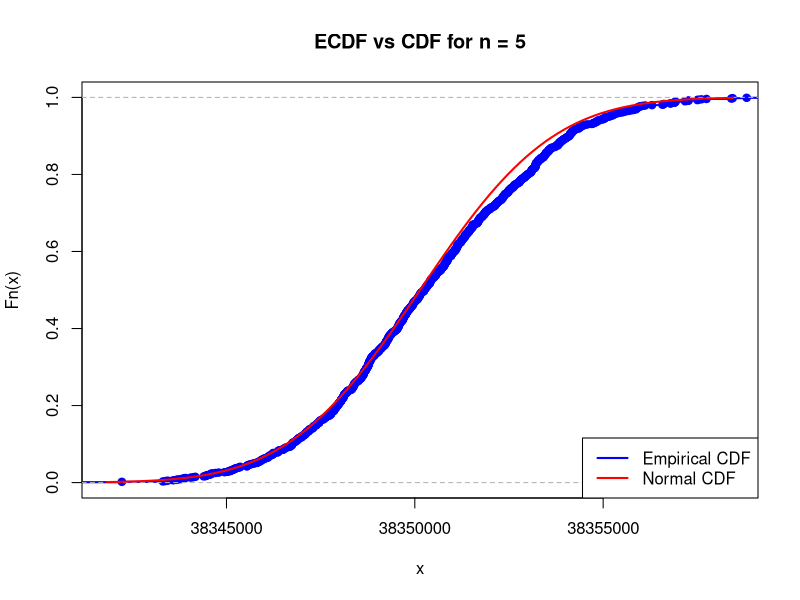
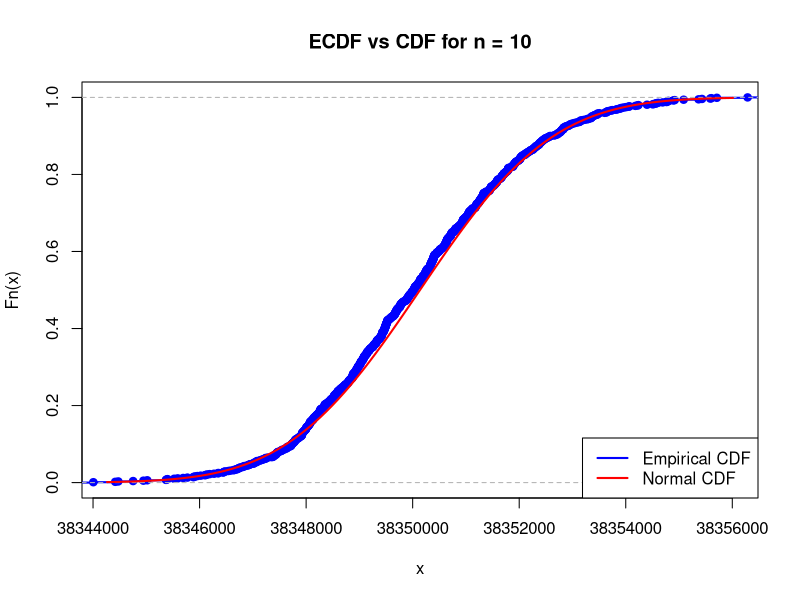
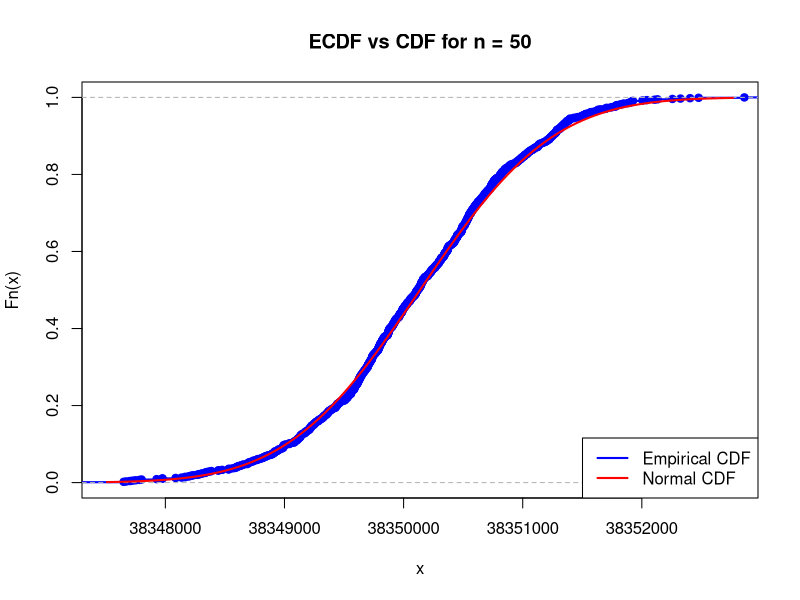
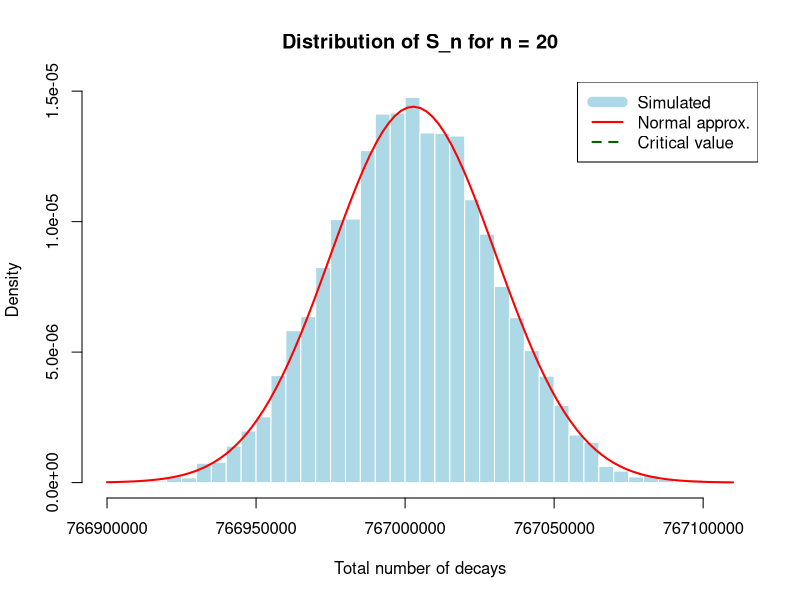
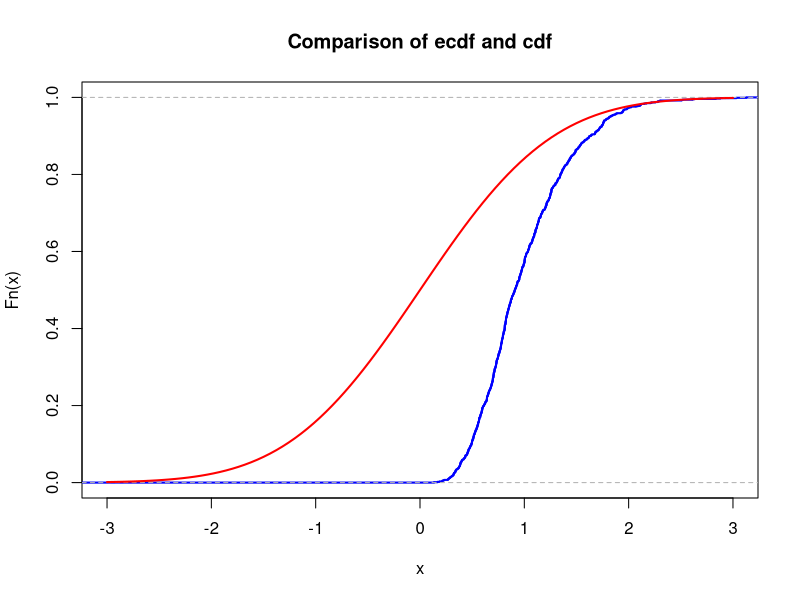

Write R code to recreate these figures, in order.
## ---- chunk 1
set.seed(12)
## ---- chunk 2
# your team id number 
                          ###
id <- 12                  ### Change to the correct id!
                          ###
set.seed(id)
p <- id/100
# matrices G and H
G <- matrix(c(1, 1, 1, 0, 0, 0, 0,
		1, 0, 0, 1, 1, 0, 0,
		0, 1, 0, 1, 0, 1, 0,
		1, 1, 0, 1, 0, 0, 1), nrow = 4, byrow = TRUE)
H <- t(matrix(c(1, 0, 1, 0, 1, 0, 1,
		0, 1, 1, 0, 0, 1, 1,
		0, 0, 0, 1, 1, 1, 1), nrow = 3, byrow = TRUE))
# cat("The matrix G is: \n") 
#G  
#cat("The matrix H is: \n") 
#H
#cat("The product GH must be zero: \n")
#(G%*%H) %%2
## ---- chunk 3
# generate N messages

message_generator <- function(N) {
  matrix(sample(c(0,1), 4*N, replace = TRUE), nrow = N)
}  
messages <- message_generator(100)
codewords <- (messages %*% G) %% 2
## ---- chunk 4
#  errors <- ...
#  received <-   
## ---- chunk 5
# Physical constants and parameters for Cesium-137
# Half-life period in years
T_years <- 30.1
# Convert to seconds
T_seconds <- T_years * 365.25 * 24 * 3600
# Atomic mass of Cesium-137 (g/mol)
M <- 137
# Avogadro constant (atoms/mol)
N_A <- 6e23
# Mass of each sample in grams (id * 10^-6 g)
m <- id * 1e-6

# Calculate activity lambda: probability that one nucleus decays in one second
lambda <- log(2) / T_seconds

# Calculate number of atoms in one sample
N_atoms <- (m / M) * N_A

# Calculate Poisson parameter μ for one sample
mu <- N_atoms * lambda

cat("Poisson parameter μ for one sample:", mu, "\n")
cat("This represents the expected number of decays per second in one sample.\n")
## ---- chunk 6
# Number of simulations
K <- 1e3
# Sample size
n <- 5

# Simulate K sample means, each computed from n Poisson observations
sample_means_5 <- colMeans(matrix(rpois(n*K, lambda = mu), nrow=n))

# According to CLT, sample mean ~ N(mu, mu/n)
# Mean of the normal approximation
mu_normal_5 <- mu
# Standard deviation of the normal approximation
sigma_normal_5 <- sqrt(mu/n)

# Plot ecdf vs cdf
xlims_5 <- c(mu_normal_5 - 3*sigma_normal_5, mu_normal_5 + 3*sigma_normal_5)
Fs_5 <- ecdf(sample_means_5)

plot(Fs_5, 
     xlim = xlims_5, 
     ylim = c(0,1),
     col = "blue",
     lwd = 2,
     main = paste("ECDF vs CDF for n =", n))
curve(pnorm(x, mean = mu_normal_5, sd = sigma_normal_5), 
      col = "red", lwd = 2, add = TRUE)
legend("bottomright", 
       legend = c("Empirical CDF", "Normal CDF"), 
       col = c("blue", "red"), 
       lwd = 2)

# Calculate maximal difference (Kolmogorov-Smirnov statistic)
# https://en.wikipedia.org/wiki/Kolmogorov%E2%80%93Smirnov_test
x_vals_5 <- sort(sample_means_5)
empirical_cdf_5 <- Fs_5(x_vals_5)
theoretical_cdf_5 <- pnorm(x_vals_5, mean = mu_normal_5, sd = sigma_normal_5)
max_diff_5 <- max(abs(empirical_cdf_5 - theoretical_cdf_5))

cat("For n =", n, ":\n")
cat("  Theoretical mean μ =", mu_normal_5, "\n")
cat("  Theoretical standard deviation σ =", sigma_normal_5, "\n")
cat("  Sample mean of sample means =", mean(sample_means_5), "\n")
cat("  Sample std dev of sample means =", sd(sample_means_5), "\n")
cat("  Maximum difference between ECDFs =", max_diff_5, "\n\n")
## ---- chunk 7
# Sample size
n <- 10

# Simulate K sample means
sample_means_10 <- colMeans(matrix(rpois(n*K, lambda = mu), nrow=n))

# Normal approximation parameters
mu_normal_10 <- mu
sigma_normal_10 <- sqrt(mu/n)

# Plot ecdf vs cdf
xlims_10 <- c(mu_normal_10 - 3*sigma_normal_10, mu_normal_10 + 3*sigma_normal_10)
Fs_10 <- ecdf(sample_means_10)

plot(Fs_10, 
     xlim = xlims_10, 
     ylim = c(0,1),
     col = "blue",
     lwd = 2,
     main = paste("ECDF vs CDF for n =", n))
curve(pnorm(x, mean = mu_normal_10, sd = sigma_normal_10), 
      col = "red", lwd = 2, add = TRUE)
legend("bottomright", 
       legend = c("Empirical CDF", "Normal CDF"), 
       col = c("blue", "red"), 
       lwd = 2)

# Calculate maximal difference
x_vals_10 <- sort(sample_means_10)
empirical_cdf_10 <- Fs_10(x_vals_10)
theoretical_cdf_10 <- pnorm(x_vals_10, mean = mu_normal_10, sd = sigma_normal_10)
max_diff_10 <- max(abs(empirical_cdf_10 - theoretical_cdf_10))

cat("For n =", n, ":\n")
cat("  Theoretical mean μ =", mu_normal_10, "\n")
cat("  Theoretical standard deviation σ =", sigma_normal_10, "\n")
cat("  Sample mean of sample means =", mean(sample_means_10), "\n")
cat("  Sample std dev of sample means =", sd(sample_means_10), "\n")
cat("  Maximum difference between ECDFs =", max_diff_10, "\n\n")
## ---- chunk 8
# Sample size
n <- 50

# Simulate K sample means
sample_means_50 <- colMeans(matrix(rpois(n*K, lambda = mu), nrow=n))

# Normal approximation parameters
mu_normal_50 <- mu
sigma_normal_50 <- sqrt(mu/n)

# Plot ecdf vs cdf
xlims_50 <- c(mu_normal_50 - 3*sigma_normal_50, mu_normal_50 + 3*sigma_normal_50)
Fs_50 <- ecdf(sample_means_50)

plot(Fs_50, 
     xlim = xlims_50, 
     ylim = c(0,1),
     col = "blue",
     lwd = 2,
     main = paste("ECDF vs CDF for n =", n))
curve(pnorm(x, mean = mu_normal_50, sd = sigma_normal_50), 
      col = "red", lwd = 2, add = TRUE)
legend("bottomright", 
       legend = c("Empirical CDF", "Normal CDF"), 
       col = c("blue", "red"), 
       lwd = 2)

# Calculate maximal difference
x_vals_50 <- sort(sample_means_50)
empirical_cdf_50 <- Fs_50(x_vals_50)
theoretical_cdf_50 <- pnorm(x_vals_50, mean = mu_normal_50, sd = sigma_normal_50)
max_diff_50 <- max(abs(empirical_cdf_50 - theoretical_cdf_50))

cat("For n =", n, ":\n")
cat("  Theoretical mean μ =", mu_normal_50, "\n")
cat("  Theoretical standard deviation σ =", sigma_normal_50, "\n")
cat("  Sample mean of sample means =", mean(sample_means_50), "\n")
cat("  Sample std dev of sample means =", sd(sample_means_50), "\n")
cat("  Maximum difference between ECDFs =", max_diff_50, "\n\n")
## ---- chunk 9
# Summary comparison
cat("Summary of CLT convergence:\n")
cat("n = 5:  Max difference =", max_diff_5, "\n")
cat("n = 10: Max difference =", max_diff_10, "\n")
cat("n = 50: Max difference =", max_diff_50, "\n\n")
cat("As n increases, the maximum difference decreases, confirming the CLT.\n")
cat("The empirical distribution converges to the theoretical normal distribution.\n")
## ---- chunk 10
# Critical threshold for total decays
critical_value <- 8e8

# Method 1: Markov Inequality
# P(S_n >= c) <= E[S_n] / c
# P(S_n < c) >= 1 - E[S_n] / c
# We need: 1 - n*mu / c >= 0.95
# => n*mu / c <= 0.05
# => n <= 0.05 * c / mu

n_markov <- floor(0.05 * critical_value / mu)
cat("Markov Inequality bound: n <=", n_markov, "\n")

# Method 2: Chernoff Bound
# For Poisson(lambda), MGF: M(t) = exp(lambda(e^t - 1))
# P(S_n >= c) <= exp(-t*c) * E[exp(t*S_n)] = exp(-t*c + n*mu*(e^t - 1))
# Minimize over t > 0
# Optimal t: c = n*mu*e^t => t = log(c/(n*mu))
# For given n, bound is: exp(n*mu - c + c*log(c/(n*mu)))
# We need this <= 0.05, solve numerically

# Try different values of n to find the bound
chernoff_bound <- function(n, mu, c) {
  # Bound is >= 1, not useful
  if (n * mu >= c) return(1)
  exp(n * mu - c + c * log(c / (n * mu)))
}

# Binary search for maximum n
n_low <- 1
n_high <- n_markov * 10
while (n_high - n_low > 1) {
  n_mid <- floor((n_low + n_high) / 2)
  if (chernoff_bound(n_mid, mu, critical_value) <= 0.05) {
    n_low <- n_mid
  } else {
    n_high <- n_mid
  }
}
n_chernoff <- n_low
cat("Chernoff Bound: n <=", n_chernoff, "\n")

# Method 3: Central Limit Theorem
# S_n ~ N(n*mu, n*mu) approximately
# P(S_n < c) = P((S_n - n*mu)/sqrt(n*mu) < (c - n*mu)/sqrt(n*mu))
# Using standard normal: P(Z < z) = 0.95 => z ≈ 1.645
# (c - n*mu)/sqrt(n*mu) = 1.645
# c - n*mu = 1.645 * sqrt(n*mu)
# Let x = sqrt(n*mu), then: c - x^2 = 1.645*x
# x^2 + 1.645*x - c = 0
# x = (-1.645 + sqrt(1.645^2 + 4*c)) / 2
# n = x^2 / mu

z_95 <- qnorm(0.95)
discriminant <- z_95^2 + 4 * critical_value
x_solution <- (-z_95 + sqrt(discriminant)) / 2
n_clt <- floor(x_solution^2 / mu)
cat("CLT bound: n <=", n_clt, "\n\n")

# Compare the three methods
cat("Comparison of theoretical bounds:\n")
cat("  Markov:   n <=", n_markov, "(most conservative)\n")
cat("  Chernoff: n <=", n_chernoff, "\n")
cat("  CLT:      n <=", n_clt, "(least conservative)\n\n")
## ---- chunk 11
# Use the CLT prediction as it's typically the most accurate
n_predicted <- n_clt
# Number of simulations for verification
K_sim <- 1e4

cat("Verifying with n =", n_predicted, "samples\n")
cat("Simulating", K_sim, "realizations...\n\n")

# Simulate K_sim realizations of the sum S_n
sums_sample <- replicate(K_sim, sum(rpois(n_predicted, lambda = mu)))

# Calculate empirical probability
empirical_prob <- mean(sums_sample < critical_value)

cat("Results of simulation:\n")
cat("  Expected value E[S_n] = n*μ =", n_predicted * mu, "\n")
cat("  Sample mean of sums =", mean(sums_sample), "\n")
cat("  Sample std dev of sums =", sd(sums_sample), "\n")
cat("  Theoretical std dev =", sqrt(n_predicted * mu), "\n\n")

cat("  Critical value:", critical_value, "\n")
cat("  Empirical probability P(S_n <", critical_value, ") =", empirical_prob, "\n")
cat("  Desired probability: 0.95\n\n")

if (empirical_prob >= 0.95) {
  cat("SUCCESS: The empirical probability", empirical_prob, 
      "is at or above the desired 0.95 level.\n")
  cat("The laboratory can safely store up to", n_predicted, "samples.\n")
} else {
  cat("WARNING: The empirical probability", empirical_prob, 
      "is below the desired 0.95 level.\n")
  cat("Consider using a more conservative bound (n =", n_chernoff, ").\n")
}

# Histogram of the sums
hist(sums_sample, 
     breaks = 50, 
     probability = TRUE,
     main = paste("Distribution of S_n for n =", n_predicted),
     xlab = "Total number of decays",
     col = "lightblue",
     border = "white")

# Add normal approximation curve
curve(dnorm(x, mean = n_predicted * mu, sd = sqrt(n_predicted * mu)), 
      col = "red", lwd = 2, add = TRUE)

# Add vertical line at critical value
abline(v = critical_value, col = "darkgreen", lwd = 2, lty = 2)
legend("topright", 
       legend = c("Simulated", "Normal approx.", "Critical value"), 
       col = c("lightblue", "red", "darkgreen"), 
       lwd = c(10, 2, 2),
       lty = c(1, 1, 2))
## ---- chunk 12
nu1 <- 1  # change this!
K <- 1e3
n <- 5
sample_means <- colMeans(matrix(rexp(n*K, rate = nu1), nrow=n))
## ---- chunk 13
mu <- 0       # change this!
sigma <- 1    # change this!
## ---- chunk 14
xlims <- c(mu-3*sigma,mu+3*sigma)
Fs <- ecdf(sample_means)
plot(Fs, 
     xlim = xlims, 
     col = "blue",
     lwd = 2,
     main = "Comparison of ecdf and cdf")
curve(pnorm(x, mean = mu, sd = sigma), col = "red", lwd = 2, add = TRUE)
## ---- chunk 15
        mu <- 12 # team id
        sigma <- 31 # 2 * team id number + 7
        sd = sqrt(sigma)
        N <- 100


        x = rnorm(N, mean = mu, sd = sd) # Simulate realization for X
        y = 1/x # realization for Y

        mean_x <- mean(x)  # X̄
        mean_y <- mean(y)  # Ȳ
        inverted_mean_x <- 1 / mean_x

        #show results
        print("Sample mean X̄ " )
        print(mean_x)

        print("Inverted mean 1/X")
        print(inverted_mean_x)

        print("Sample mean Ȳ = mean(1/X)")
        print(mean_y)

        print("Difference between inverted mean [1/X̄] and  sample mean Ȳ [mean(1/X)] ")

        print(abs(inverted_mean_x - mean_y))

        print("We can see that difference is not equal to zero, so the equality 1/X̄ = [mean(1/X)] is not true")

## ---- chunk 16
        # YOUR CODE HERE
## ---- chunk 17
        # YOUR CODE HERE
## ---- chunk 18
        # YOUR CODE HERE
